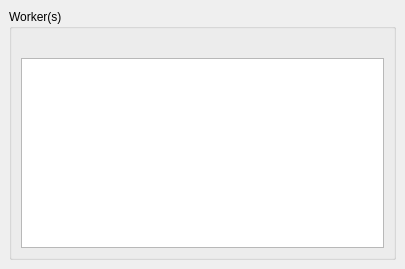
<ui version="4.0" >
 <class>wgWorkers</class>
 <widget class="QWidget" name="wgWorkers" >
  <property name="geometry" >
   <rect>
    <x>0</x>
    <y>0</y>
    <width>405</width>
    <height>269</height>
   </rect>
  </property>
  <property name="windowTitle" >
   <string>Form</string>
  </property>
  <layout class="QGridLayout" >
   <property name="margin" >
    <number>9</number>
   </property>
   <property name="spacing" >
    <number>6</number>
   </property>
   <item row="0" column="0" >
    <widget class="QGroupBox" name="groupBox_2" >
     <property name="title" >
      <string>Worker(s)</string>
     </property>
     <layout class="QGridLayout" >
      <property name="margin" >
       <number>9</number>
      </property>
      <property name="spacing" >
       <number>6</number>
      </property>
      <item row="0" column="0" >
       <layout class="QGridLayout" >
        <property name="margin" >
         <number>0</number>
        </property>
        <property name="spacing" >
         <number>6</number>
        </property>
        <item row="1" column="0" >
         <widget class="QListWidget" name="lstClientsList" />
        </item>
        <item row="0" column="0" >
         <widget class="QLabel" name="lblJobsCount" >
          <property name="text" >
           <string/>
          </property>
         </widget>
        </item>
       </layout>
      </item>
     </layout>
    </widget>
   </item>
  </layout>
 </widget>
 <tabstops>
  <tabstop>lstClientsList</tabstop>
 </tabstops>
 <resources/>
 <connections/>
</ui>
